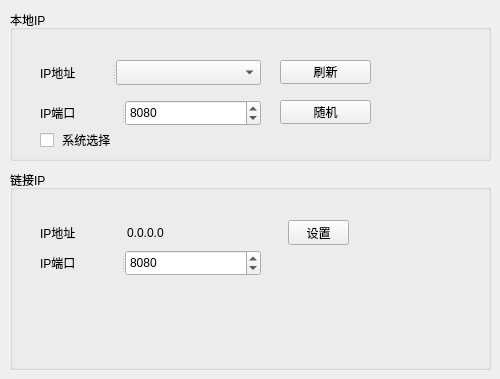
     <widget class="QWidget" name="tab_ip">
      <attribute name="title">
       <string>IP设置</string>
      </attribute>
      <widget class="QGroupBox" name="iplocal_box">
       <property name="geometry">
        <rect>
         <x>10</x>
         <y>10</y>
         <width>481</width>
         <height>151</height>
        </rect>
       </property>
       <property name="title">
        <string>本地IP</string>
       </property>
       <widget class="QToolButton" name="refresh_btn">
        <property name="geometry">
         <rect>
          <x>270</x>
          <y>50</y>
          <width>91</width>
          <height>24</height>
         </rect>
        </property>
        <property name="text">
         <string>刷新</string>
        </property>
        <property name="icon">
         <iconset resource="../icons.qrc">
          <normaloff>:/image/icons/326.bmp</normaloff>:/image/icons/326.bmp</iconset>
        </property>
        <property name="toolButtonStyle">
         <enum>Qt::ToolButtonTextBesideIcon</enum>
        </property>
       </widget>
       <widget class="QToolButton" name="random_btn">
        <property name="geometry">
         <rect>
          <x>270</x>
          <y>90</y>
          <width>91</width>
          <height>24</height>
         </rect>
        </property>
        <property name="text">
         <string>随机</string>
        </property>
        <property name="icon">
         <iconset resource="../icons.qrc">
          <normaloff>:/image/icons/194.JPG</normaloff>:/image/icons/194.JPG</iconset>
        </property>
        <property name="toolButtonStyle">
         <enum>Qt::ToolButtonTextBesideIcon</enum>
        </property>
       </widget>
       <widget class="QCheckBox" name="sys_check">
        <property name="geometry">
         <rect>
          <x>30</x>
          <y>120</y>
          <width>331</width>
          <height>20</height>
         </rect>
        </property>
        <property name="text">
         <string> 系统选择 </string>
        </property>
       </widget>
       <widget class="QSplitter" name="splitter_ip">
        <property name="geometry">
         <rect>
          <x>30</x>
          <y>50</y>
          <width>221</width>
          <height>25</height>
         </rect>
        </property>
        <property name="minimumSize">
         <size>
          <width>100</width>
          <height>0</height>
         </size>
        </property>
        <property name="maximumSize">
         <size>
          <width>16777215</width>
          <height>16777215</height>
         </size>
        </property>
        <property name="orientation">
         <enum>Qt::Horizontal</enum>
        </property>
        <widget class="QLabel" name="label">
         <property name="text">
          <string>IP地址</string>
         </property>
        </widget>
        <widget class="QComboBox" name="ip_combox">
         <property name="currentText">
          <string/>
         </property>
        </widget>
       </widget>
       <widget class="QSplitter" name="splitter_port">
        <property name="geometry">
         <rect>
          <x>30</x>
          <y>90</y>
          <width>221</width>
          <height>26</height>
         </rect>
        </property>
        <property name="minimumSize">
         <size>
          <width>100</width>
          <height>0</height>
         </size>
        </property>
        <property name="maximumSize">
         <size>
          <width>16777215</width>
          <height>16777215</height>
         </size>
        </property>
        <property name="orientation">
         <enum>Qt::Horizontal</enum>
        </property>
        <widget class="QLabel" name="label_2">
         <property name="text">
          <string>IP端口</string>
         </property>
        </widget>
        <widget class="QSpinBox" name="port_box">
         <property name="minimum">
          <number>1025</number>
         </property>
         <property name="maximum">
          <number>65536</number>
         </property>
         <property name="value">
          <number>8080</number>
         </property>
        </widget>
       </widget>
       <widget class="IpError" name="ip_error" native="true">
        <property name="geometry">
         <rect>
          <x>370</x>
          <y>53</y>
          <width>21</width>
          <height>21</height>
         </rect>
        </property>
        <property name="styleSheet">
         <string notr="true"/>
        </property>
       </widget>
      </widget>
      <widget class="QGroupBox" name="iplink_box">
       <property name="geometry">
        <rect>
         <x>10</x>
         <y>170</y>
         <width>481</width>
         <height>200</height>
        </rect>
       </property>
       <property name="sizePolicy">
        <sizepolicy hsizetype="Preferred" vsizetype="Preferred">
         <horstretch>0</horstretch>
         <verstretch>0</verstretch>
        </sizepolicy>
       </property>
       <property name="title">
        <string>链接IP</string>
       </property>
       <widget class="QSplitter" name="splitter_port_2">
        <property name="geometry">
         <rect>
          <x>30</x>
          <y>80</y>
          <width>221</width>
          <height>26</height>
         </rect>
        </property>
        <property name="minimumSize">
         <size>
          <width>100</width>
          <height>0</height>
         </size>
        </property>
        <property name="maximumSize">
         <size>
          <width>16777215</width>
          <height>16777215</height>
         </size>
        </property>
        <property name="orientation">
         <enum>Qt::Horizontal</enum>
        </property>
        <widget class="QLabel" name="label_5">
         <property name="text">
          <string>IP端口</string>
         </property>
        </widget>
        <widget class="QSpinBox" name="lport_box">
         <property name="minimum">
          <number>1025</number>
         </property>
         <property name="maximum">
          <number>65536</number>
         </property>
         <property name="value">
          <number>8080</number>
         </property>
        </widget>
       </widget>
       <widget class="QPushButton" name="iplink_btn">
        <property name="geometry">
         <rect>
          <x>278</x>
          <y>50</y>
          <width>61</width>
          <height>25</height>
         </rect>
        </property>
        <property name="text">
         <string>设置</string>
        </property>
       </widget>
       <widget class="QLabel" name="label_3">
        <property name="geometry">
         <rect>
          <x>30</x>
          <y>50</y>
          <width>80</width>
          <height>25</height>
         </rect>
        </property>
        <property name="text">
         <string>IP地址</string>
        </property>
       </widget>
       <widget class="QLabel" name="ip_link">
        <property name="geometry">
         <rect>
          <x>117</x>
          <y>50</y>
          <width>141</width>
          <height>25</height>
         </rect>
        </property>
        <property name="text">
         <string>0.0.0.0</string>
        </property>
       </widget>
      </widget>
     </widget>
